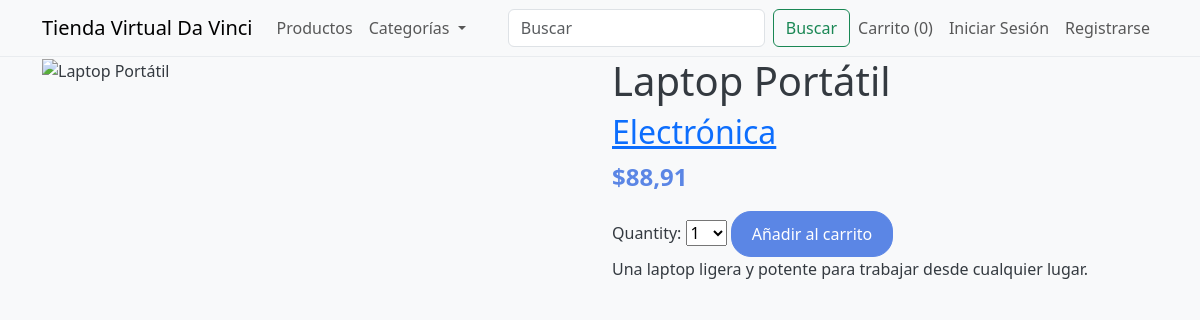
/22/laptop-portatil/, run on the app's committed database.
### shop/models.py (models this page shows, shortened)
class Product(models.Model):
    category = models.ForeignKey(Category, related_name='products', on_delete=models.CASCADE)
    name = models.CharField(max_length=200)
    slug = models.SlugField(max_length=200, unique=True)
    image = models.ImageField(upload_to='products/%Y/%m/%d', blank=True)
    description = models.TextField(blank=True)
    price = models.DecimalField(max_digits=10, decimal_places=2)
    available = models.BooleanField(default=True)
    created = models.DateTimeField(auto_now_add=True)
    updated = models.DateTimeField(auto_now=True)
    class Meta:
        ordering = ('name',)

class Category(models.Model):
    name = models.CharField(max_length=200)
    slug = models.SlugField(max_length=200, unique=True)
    class Meta:
        ordering = ('name',)
        verbose_name = 'category'
        verbose_name_plural = 'categories'
    def __str__(self):
        return self.name
    def get_absolute_url(self):
        return reverse('shop:product_list_by_category', args=[self.slug])

### shop/views.py (the view)
# urls.py: path('<int:id>/<slug:slug>/', views.product_detail, name='product_detail'),
def product_detail(request, id, slug):
    product = get_object_or_404(Product,
                                id=id,
                                slug=slug,
                                available=True)
    cart_product_form = CartAddProductForm()
    return render(request,
                  'shop/product/detail.html',
                  {'product': product,
                   'cart_product_form': cart_product_form})

### cart/forms.py
class CartAddProductForm(forms.Form):
    quantity = forms.TypedChoiceField(
                                choices=PRODUCT_QUANTITY_CHOICES,
                                coerce=int)
    override = forms.BooleanField(required=False,
                                  initial=False,
                                  widget=forms.HiddenInput)

### cart/cart.py (called while the page is built)
    def __len__(self):
        return sum(item['quantity'] for item in self.cart.values())

### cart/context_processors.py (called while the page is built)
def cart(request):
    return {'cart': Cart(request)}

### shop/templates/shop/product/detail.html (shortened to what this page needs)
{% extends "shop/base.html" %}
{% load static %}
{% block content %}
    <div class="row">
        <div class="col-md-6">
            <img src="{% if product.image %}{{ product.image.url }}{% else %}{% static 'img/no_image.png' %}{% endif %}" class="img-fluid" alt="{{ product.name }}">
        </div>
        <div class="col-md-6">
            <h1>{{ product.name }}</h1>
            <h2><a href="{{ product.category.get_absolute_url }}">{{ product.category }}</a></h2>
            <p class="price">${{ product.price }}</p>
            <form action="{% url 'cart:cart_add' product.id %}" method="post">
                {{ cart_product_form }}
                <button type="submit" class="btn btn-primary">Añadir al carrito</button>
            </form>
            <p>{{ product.description }}</p>
        </div>
    </div>
{% endblock %}

### shop/static/css/custom.css (style rules this page uses)
body { background-color: #f8f9fa; color: #343a40; font-family: 'Segoe UI', Tahoma, Geneva, Verdana, sans-serif; }
.btn-primary { background-color: #5B86E5; border-color: #5B86E5; border-radius: 20px; padding: 10px 20px; }
.price { font-size: 1.5rem; font-weight: bold; color: #5B86E5; }

### data on the page
Product: name "Laptop Portátil", category "Electrónica", price "88,91", description "Una laptop ligera y potente para trabajar desde cualquier lugar."

### other printed values
{{ cart|length }} "0"
